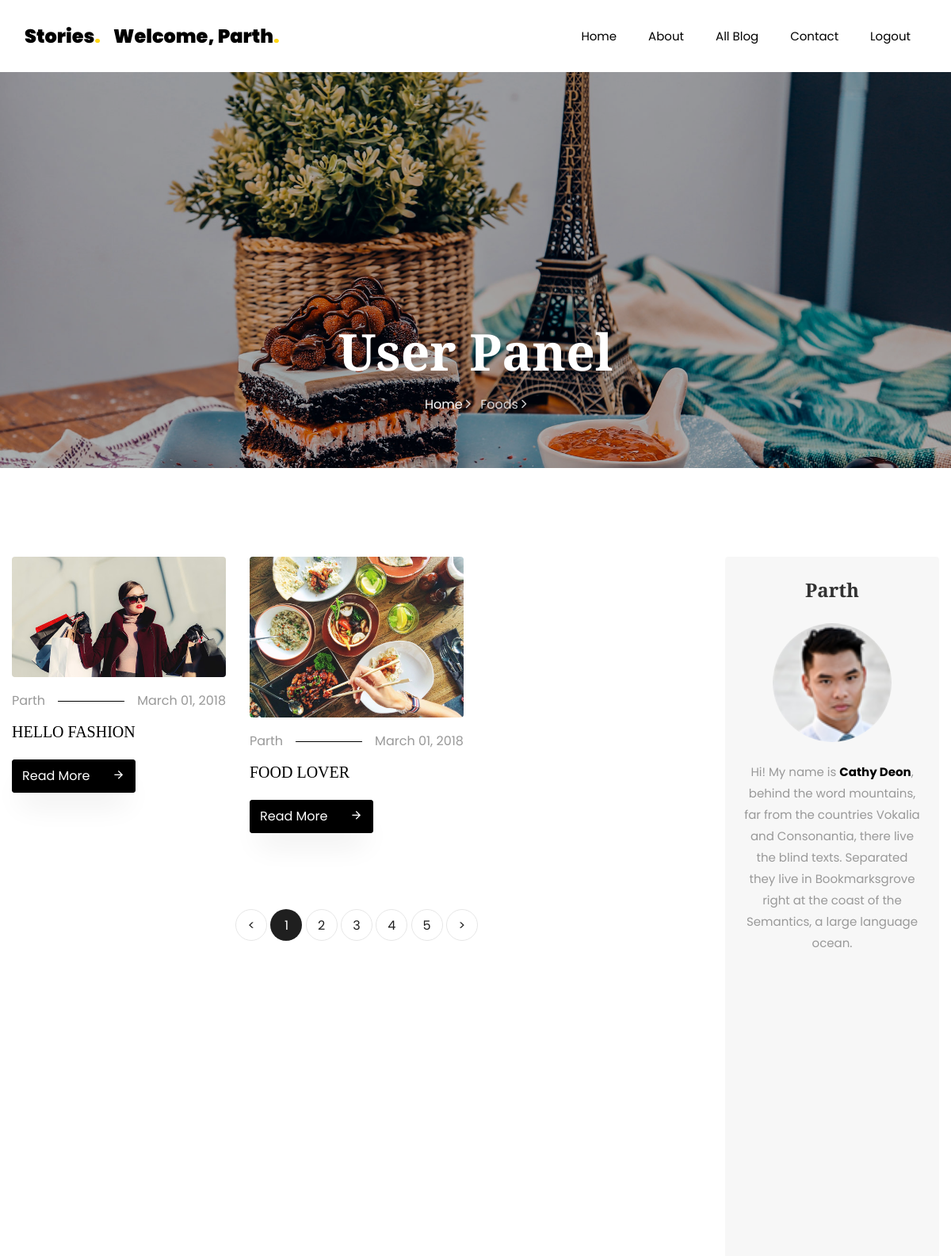
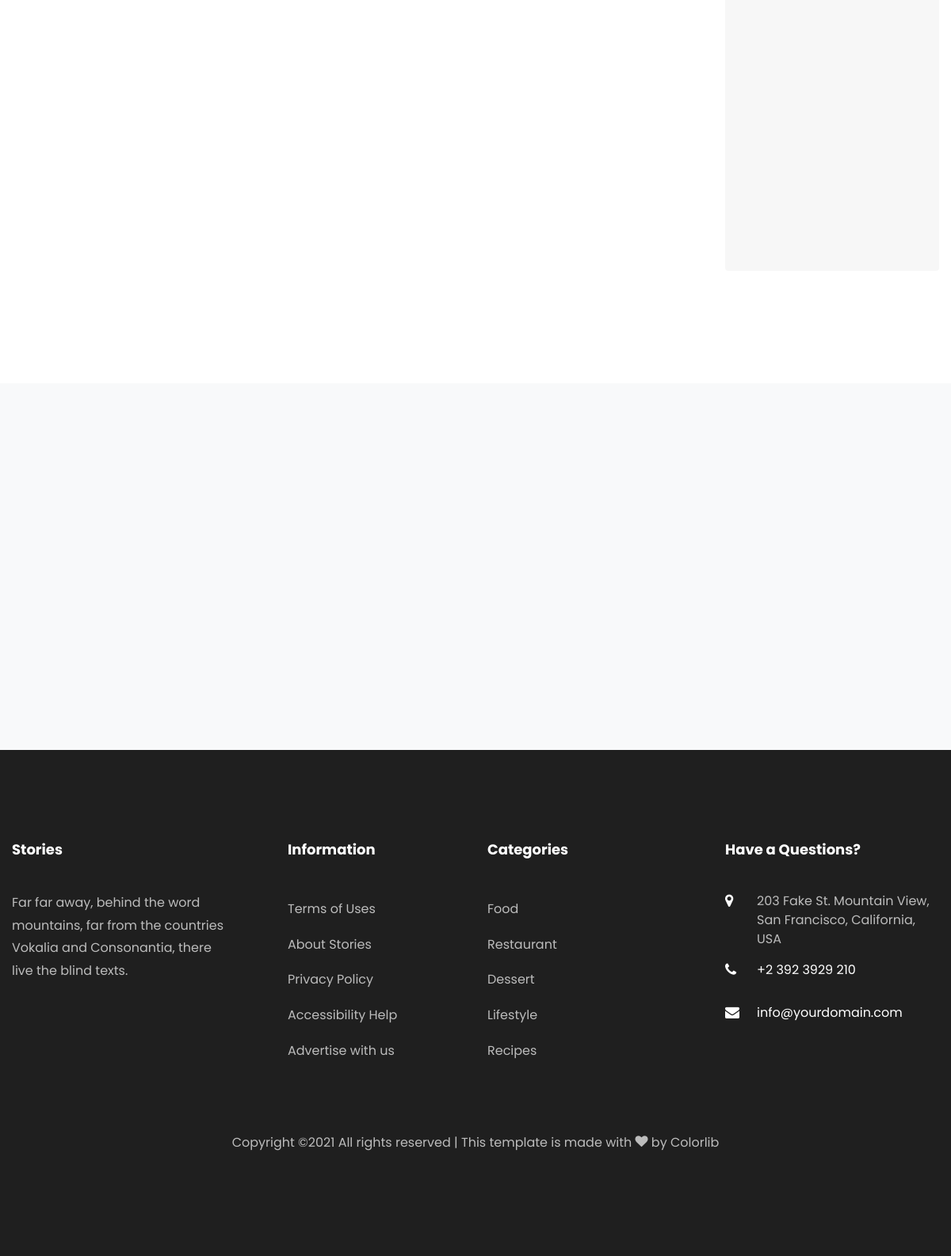
The app's page /UserPanel (signed in) with its own data (2 pictures, top to bottom).
### Blog/models.py (models this page shows, shortened)
class BlogModel(models.Model):
    usr = models.ForeignKey(User,on_delete=models.CASCADE,null=True)
    cat = models.ForeignKey(Category,on_delete=models.CASCADE,null=True)
    title = models.CharField(max_length=100,null=True)
    sdes = models.TextField(null=True)
    long_des = models.TextField(null=True)
    date = models.DateField(null=True)
    image = models.FileField(null=True)

class UserDetail(models.Model):
    usr = models.ForeignKey(User, on_delete=models.CASCADE, null=True)
    mobile = models.CharField(max_length=100,null=True)
    image = models.FileField(null=True)

### Blog/views.py (the view)
# urls.py: path('UserPanel', Userpanel, name='upanel'),
def Userpanel(request):
    if not request.user.is_authenticated:
        return redirect('login')
    userblogs = BlogModel.objects.filter(usr = request.user)
    userdata = UserDetail.objects.get(usr = request.user)
    d = {"blogs":userblogs,"userdata":userdata}
    return render(request, 'newtemp/userpanel.html',d)

### Blog/templates/newtemp/userpanel.html (shortened to what this page needs)
{% extends 'newtemp/base.html' %}
{% load static %}
{% block body %}
    <section class="hero-wrap hero-wrap-2" style="background-image: url({% static 'images/bg_4.jpg' %});">
      <div class="overlay"></div>
      <div class="container">
        <div class="row no-gutters slider-text align-items-end justify-content-center">
          <div class="col-md-9 ftco-animate pb-5 text-center">
            <h1 class="mb-3 bread">User Panel</h1>
            <p class="breadcrumbs"><span class="mr-2"><a href="index.html">Home <i class="ion-ios-arrow-forward"></i></a></span> <span>Foods <i class="ion-ios-arrow-forward"></i></span></p>
          </div>
        </div>
      </div>
    </section>
    <section class="ftco-section">
    	<div class="container">
        <div class="row">
        	<div class="col-lg-9">
        		<div class="row">
					{% for i in blogs %}
        			<div class="col-md-4 ftco-animate">
    						<div class="blog-entry">
		    					<a href="{% url 'bdetail' i.id %}" class="img-2"><img src="{{ i.image.url }}" class="img-fluid" alt="Colorlib Template"></a>
			    				<div class="text pt-3">
	    							<p class="meta d-flex"><span class="pr-3">{{ i.usr.first_name }}</span><span class="ml-auto pl-3">March 01, 2018</span></p>
	    							<h3><a href="{% url 'bdetail' i.id %}">{{ i.title }}</a></h3>
	    							<p class="mb-0"><a href="{% url 'bdetail' i.id %}" class="btn btn-black py-2">Read More <span class="icon-arrow_forward ml-4"></span></a></p>
	    						</div>
		    				</div>
    					</div>
					{% endfor %}
        		</div>
        		<div class="row mt-5">
		          <div class="col text-center">
		            <div class="block-27">
		              <ul>
		                <li><a href="#">&lt;</a></li>
		                <li class="active"><span>1</span></li>
		                <li><a href="#">2</a></li>
		                <li><a href="#">3</a></li>
		                <li><a href="#">4</a></li>
		                <li><a href="#">5</a></li>
		                <li><a href="#">&gt;</a></li>
		              </ul>
		            </div>
		          </div>
		        </div>
        	</div>
        	<div class="col-lg-3">
        		<div class="sidebar-wrap">
	        		<div class="sidebar-box p-4 about text-center ftco-animate">
			          <h2 class="heading mb-4">{{ request.user.first_name }}</h2>
			          <img src="{{ userdata.image.url }}" class="img-fluid" alt="Colorlib Template">
			          <div class="text pt-4">
			          	<p>Hi! My name is <strong>Cathy Deon</strong>, behind the word mountains, far from the countries Vokalia and Consonantia, there live the blind texts. Separated they live in Bookmarksgrove right at the coast of the Semantics, a large language ocean.</p>
			          </div>
	        		</div>
            </div>
        	</div>
        </div>
    	</div>
    </section>
{% endblock %}

### Blog/templates/newtemp/base.html (shortened to what this page needs)
<!DOCTYPE html>
<html lang="en">
  <head>
    {% load static %}
    <link rel="stylesheet" href="{% static 'css/open-iconic-bootstrap.min.css' %}">
    <link rel="stylesheet" href="{% static 'css/animate.css' %}">
    <link rel="stylesheet" href="{% static 'css/owl.carousel.min.css' %}">
    <link rel="stylesheet" href="{% static 'css/owl.theme.default.min.css' %}">
    <link rel="stylesheet" href="{% static 'css/magnific-popup.css' %}">
    <link rel="stylesheet" href="{% static 'css/aos.css' %}">
    <link rel="stylesheet" href="{% static 'css/ionicons.min.css' %}">
    <link rel="stylesheet" href="{% static 'css/flaticon.css' %}">
    <link rel="stylesheet" href="{% static 'css/icomoon.css' %}">
    <link rel="stylesheet" href="{% static 'css/style.css' %}">
  </head>
  <body>
	  <nav class="navbar navbar-expand-lg navbar-dark bg-dark ftco-navbar-light" id="ftco-navbar">
	    <div class="container">
	      <a class="navbar-brand" href="index.html">Stories<span>.</span></a>
	        {% if  request.user.is_authenticated %}
          <a class="navbar-brand" href="{% url 'upanel' %}">Welcome, {{ request.user.first_name }}<span>.</span></a>
            {% endif %}
	      <div class="collapse navbar-collapse" id="ftco-nav">
	        <ul class="navbar-nav ml-auto">
	          <li class="nav-item"><a href="{% url 'newhome' %}" class="nav-link">Home</a></li>
	          <li class="nav-item"><a href="{% url 'about' %}" class="nav-link">About</a></li>
	          <li class="nav-item"><a href="{% url 'blogs' %}" class="nav-link">All Blog</a></li>
              <li class="nav-item"><a href="{% url 'contact' %}" class="nav-link">Contact</a></li>
              {% if not request.user.is_authenticated %}
	          <li class="nav-item"><a href="{% url 'signup' %}" class="nav-link">Signup</a></li>
	          <li class="nav-item"><a href="{% url 'login' %}" class="nav-link">Login</a></li>
	        {% else %}
              <li class="nav-item"><a href="{% url 'logout' %}" class="nav-link">Logout</a></li>
             {% endif %}
            </ul>
	      </div>
	    </div>
	  </nav>
  {% block body %}
  {% endblock %}
		<section class="ftco-subscribe ftco-section bg-light">
      <div class="overlay">
        <div class="container">
          <div class="row d-flex justify-content-center">
          </div>
        </div>
      </div>
    </section>
    <footer class="ftco-footer ftco-footer-2 ftco-section">
      <div class="container">
        <div class="row mb-5">
          <div class="col-md">
            <div class="ftco-footer-widget mb-4">
              <h2 class="ftco-heading-2">Stories</h2>
              <p>Far far away, behind the word mountains, far from the countries Vokalia and Consonantia, there live the blind texts.</p>
              <ul class="ftco-footer-social list-unstyled float-md-left float-lft mt-5">
              </ul>
            </div>
          </div>
          <div class="col-md">
            <div class="ftco-footer-widget mb-4 ml-md-5">
              <h2 class="ftco-heading-2">Information</h2>
              <ul class="list-unstyled">
                <li><a href="#" class="py-2 d-block">Terms of Uses</a></li>
                <li><a href="#" class="py-2 d-block">About Stories</a></li>
                <li><a href="#" class="py-2 d-block">Privacy Policy</a></li>
                <li><a href="#" class="py-2 d-block">Accessibility Help</a></li>
                <li><a href="#" class="py-2 d-block">Advertise with us</a></li>
              </ul>
            </div>
          </div>
          <div class="col-md">
             <div class="ftco-footer-widget mb-4">
              <h2 class="ftco-heading-2">Categories</h2>
              <ul class="list-unstyled">
                <li><a href="#" class="py-2 d-block">Food</a></li>
                <li><a href="#" class="py-2 d-block">Restaurant</a></li>
                <li><a href="#" class="py-2 d-block">Dessert</a></li>
                <li><a href="#" class="py-2 d-block">Lifestyle</a></li>
                <li><a href="#" class="py-2 d-block">Recipes</a></li>
              </ul>
            </div>
          </div>
          <div class="col-md">
            <div class="ftco-footer-widget mb-4">
            	<h2 class="ftco-heading-2">Have a Questions?</h2>
            	<div class="block-23 mb-3">
	              <ul>
	                <li><span class="icon icon-map-marker"></span><span class="text">203 Fake St. Mountain View, San Francisco, California, USA</span></li>
	                <li><a href="#"><span class="icon icon-phone"></span><span class="text">+2 392 3929 210</span></a></li>
	                <li><a href="#"><span class="icon icon-envelope"></span><span class="text">info@yourdomain.com</span></a></li>
	              </ul>
	            </div>
            </div>
          </div>
        </div>
        <div class="row">
          <div class="col-md-12 text-center">
            <p>
  Copyright &copy;<script>document.write(new Date().getFullYear());</script> All rights reserved | This template is made with <i class="icon-heart color-danger" aria-hidden="true"></i> by <a href="https://colorlib.com" target="_blank">Colorlib</a>
  </p>
          </div>
        </div>
      </div>
    </footer>
  </body>
</html>

### Blog/static/css/icomoon.css (style rules this page uses)
[class^="icon-"], [class*=" icon-"] { font-family: 'icomoon' !important; speak: none; font-style: normal; font-weight: normal; font-variant: normal; text-transform: none; line-height: 1; -webkit-font-smoothing: antialiased; -moz-osx-font-smoothing: grayscale; }
.icon-heart:before { content: "\f004"; }
.icon-map-marker:before { content: "\f041"; }
.icon-phone:before { content: "\f095"; }
.icon-envelope:before { content: "\f0e0"; }
.icon-arrow_forward:before { content: "\e5c8"; }

### records on screen
BlogModel: image (picture), usr.first_name "Parth", title "HELLO FASHION"
BlogModel: image (picture), usr.first_name "Parth", title "FOOD LOVER"
UserDetail: image (picture)

### other values on screen
{{ request.user.first_name }} "Parth"
